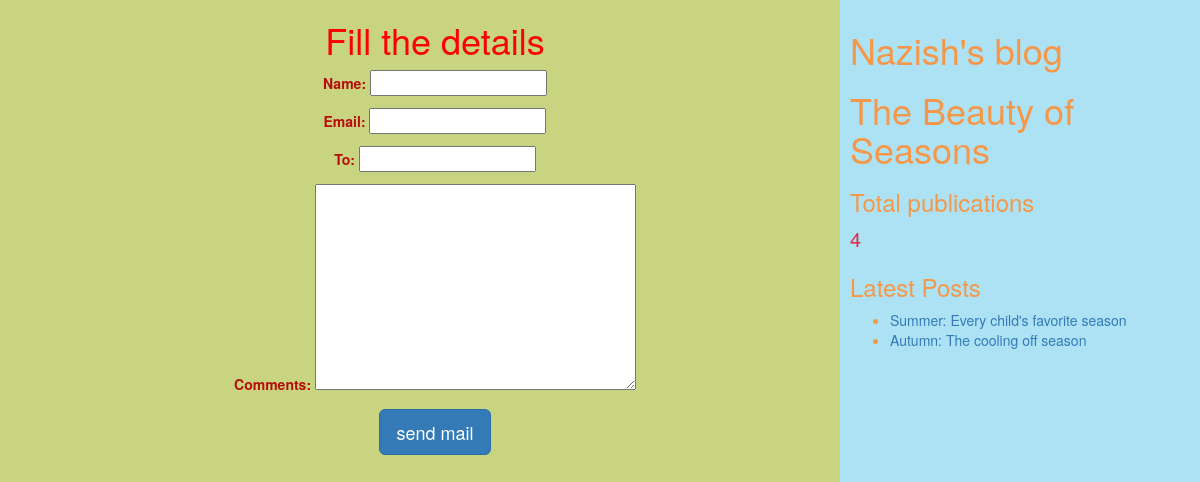
/1/share/, run on the app's committed database.
### myapp/models.py (models this page shows, shortened)
class Post(models.Model):
        tags=TaggableManager()
        STATUS_CHOICE=(('draft','Draft'),('published','Published'))
        title=models.CharField(max_length=200)
        slug=models.SlugField(max_length=50,unique_for_date='publish')
        author=models.ForeignKey(User,related_name='blog_posts',on_delete=models.CASCADE)
        body=models.TextField()
        publish=models.DateTimeField(default=timezone.now)
        created=models.DateTimeField(auto_now_add=True)
        updates=models.DateTimeField(auto_now=True)
        status=models.CharField(max_length=20,choices=STATUS_CHOICE,default='draft')
        objects=CustomManager()#create the object w.r.t the specification of CustomManager class
        class Meta:
            ordering=('publish',)

### myapp/views.py (the view, shortened to what this page needs)
# urls.py: url(r'^(?P<id>\d+)/share/$',views.mail_send_view),
def mail_send_view(request,id):
    post=get_object_or_404(Post,id=id,status='published')
    form=EmailSentForm()
    d={'post':post,'form':form}
    return render(request, 'myapp/sharebymail.html',d)

### myapp/forms.py
class EmailSentForm(forms.Form):
    name=forms.CharField()
    email=forms.EmailField()
    to=forms.EmailField()
    comments=forms.CharField(required=False,widget=forms.Textarea)

### myapp/models.py (called while the page is built)
    def get_queryset(self):
        return super().get_queryset().filter(status='published') #calling the method i.e get_queryset() that is present in parent class and that parent class is models.manager

### myapp/templatetags/mytags.py (called while the page is built)
@register.simple_tag#using register variable we are accessing simple_tag
def total_posts():
    return Post.objects.count()#returns totak number of posts

@register.inclusion_tag ('myapp/latest_post.html')
def show_latest_posts(count=2):
    latest_posts=Post.objects.order_by('-publish')[:count]
    return {'latest_posts':latest_posts}

### templates/myapp/sharebymail.html (shortened to what this page needs)
<html>
    {%extends "myapp/parent.html" %}
        {% block content_block %}
        <center>
        <h1 style="color:red">Fill the details</h1>
        <form method="post">
            {{form.as_p}}
            <input type="submit" class="btn btn-lg btn-primary" value="send mail">
        </form>
        </center>
        {% endblock %}

### templates/myapp/latest_post.html
<html>
    <ul>
    {% for post in latest_posts %}
    <li>
        <a href="{post.get_absolute_url}">{{post.title}}</a>
    </li>
    {% endfor %}
    </ul>
</html>

### data on the page
Post: title "Summer: Every child's favorite season"
Post: title "Autumn: The cooling off season"
